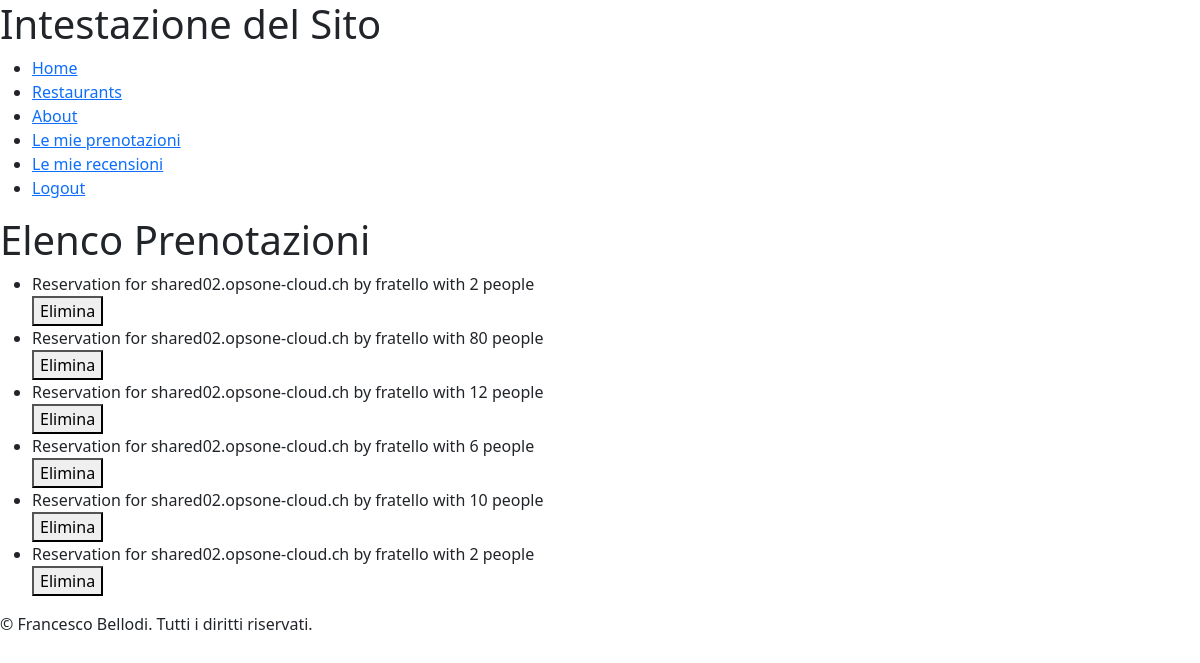
Before: /user/reservations/ (signed in) with the older database file.
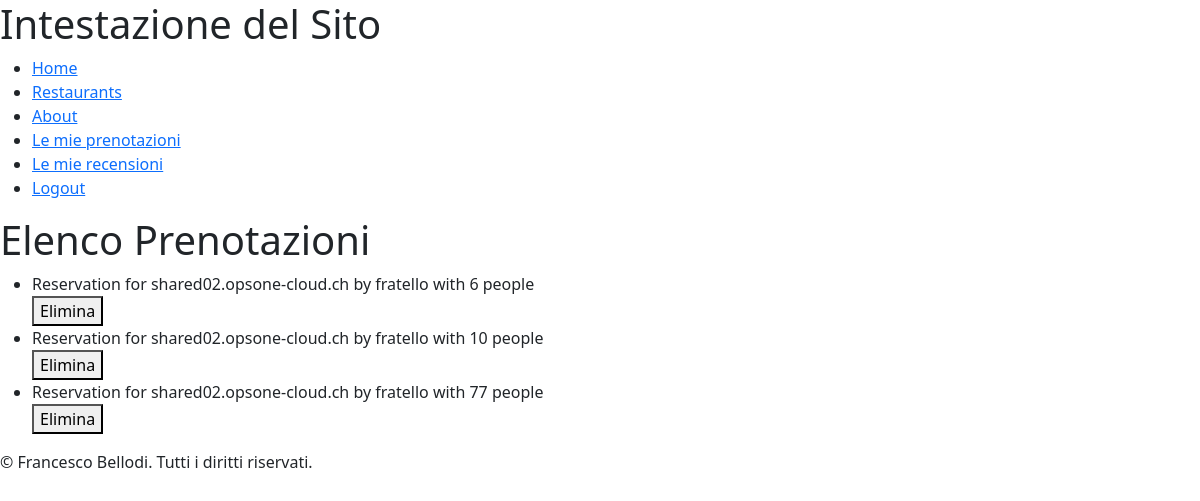
After: the same page with the newer database file.
### reservationsApp/models.py (models this page shows)
class Reservation(models.Model):
    restaurant = models.ForeignKey(Restaurant, on_delete=models.CASCADE)
    username = models.ForeignKey(settings.AUTH_USER_MODEL, on_delete=models.CASCADE)
    reservation_date = models.DateTimeField()
    entry_date = models.DateTimeField(auto_now_add=True)
    STATUS_CHOICES = [
        ('confirmed', 'Confermata'),
        ('pending', 'In attesa'),
        ('cancelled', 'Cancellata'),
    ]
    status = models.CharField(max_length=20, choices=STATUS_CHOICES)
    how_many = models.IntegerField()
    def __str__(self):
        return f"Reservation for {self.restaurant.name} by {self.username} with {self.how_many} people"

### restaurantsApp/models.py (models this page shows, shortened)
class Restaurant(models.Model):
    restaurantID = models.IntegerField(primary_key=True)
    owner = models.ForeignKey(settings.AUTH_USER_MODEL, on_delete=models.CASCADE)
    name = models.CharField(max_length=100)
    address = models.CharField(max_length=200)
    phone_number = models.CharField(max_length=20)
    cuisine_type = models.CharField(max_length=50)
    services = models.CharField(max_length=200)
    meal_type = models.CharField(max_length=100)
    max_booking = models.IntegerField()

### reservationsApp/views.py (the view)
# urls.py: path('reservations/', UserReservationsView.as_view(), name='user_reservations'),
class UserReservationsView(LoginRequiredMixin, ListView):
    model = Reservation
    template_name = 'user_reservations.html'  # Crea questo template
    context_object_name = 'reservations'
    def get_queryset(self):
        user = self.request.user
        return Reservation.objects.filter(username=user)

### mixins/user_mixins.py (called while the page is built)
    def test_func(self):
        return self.request.user.is_authenticated

### reservationsApp/templates/user_reservations.html (shortened to what this page needs)
{% extends "base.html" %}
{% block content %}
  <h1>Elenco Prenotazioni</h1>
  <ul>
    {% for prenotazione in reservations %}
      <li>
        {{ prenotazione }}
        <form action="{% url 'reservation_delete' prenotazione.pk %}" method="post">
          <button type="submit" class="delete-link" onclick="return confirm('Sei sicuro di voler eliminare questa prenotazione?')">Elimina</button>
        </form>
      </li>
    {% empty %}
      <li>Nessuna prenotazione effettuata.</li>
    {% endfor %}
  </ul>
{% endblock %}

Changed rows visible on the page:
removed Reservation: restaurant+username+how_many "Reservation for shared02.opsone-cloud.ch by fratello with 2 people"
removed Reservation: restaurant+username+how_many "Reservation for shared02.opsone-cloud.ch by fratello with 80 people"
removed Reservation: restaurant+username+how_many "Reservation for shared02.opsone-cloud.ch by fratello with 12 people"
removed Reservation: restaurant+username+how_many "Reservation for shared02.opsone-cloud.ch by fratello with 2 people"
added Reservation: restaurant+username+how_many "Reservation for shared02.opsone-cloud.ch by fratello with 77 people"
